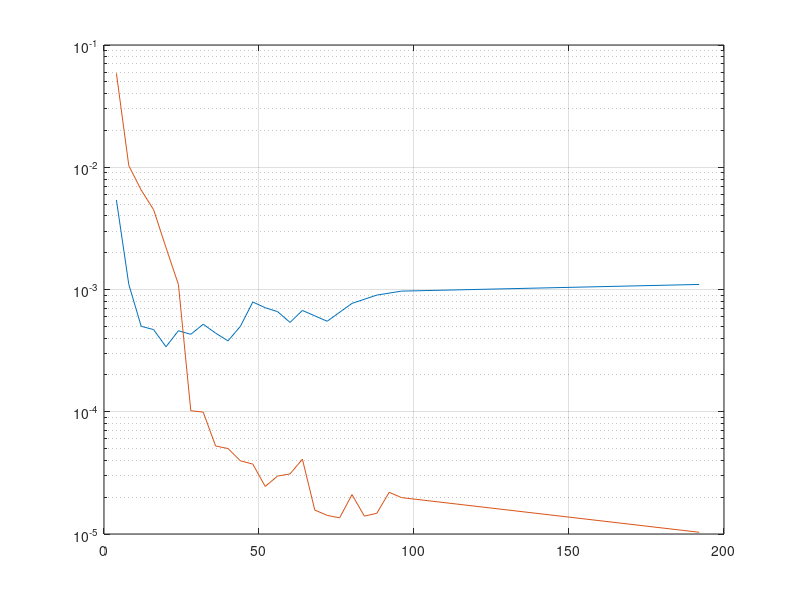

MATLAB code for this plot:
clear
%snr = 3.4

%1 attempt
iterss=[4 8 12 16 20 24 28 32 36 40 44 48 52 56 60 64 72 80 88 96 192];
FER=[0.5375 0.106 0.0375 0.0225 0.0125  0.009 0.0092 0.008 0.0067 0.00559 0.0061 0.0069 0.0063 0.0048 0.005 0.0053 0.0039 0.004 0.0045 0.0046 0.004];
BER=[0.0054 0.0011 0.0005 0.00047 0.00034 0.00046 0.00043 0.00052  0.00044 0.00038 0.0005 0.00079 0.00071 0.000659 0.000538 0.000674 0.00055 0.00077 0.0009 0.00097 0.0011];

%6 attempts, 16 each
iterss1=[4 8 12 16 20 24 28 32 36 40 44 48 52 56 60 64 68 72 76 80 84 88 92 96 192];
FER1=[0.46 0.086 0.0339 0.019 0.0083 0.0044 0.00443 0.0022 0.0017 0.0013 0.00085 0.00087...
    0.0007 0.00063 0.00045 0.00067 0.00044 0.00032 0.000326 0.000358 0.000298...
    0.000277 0.000309 0.000333 0.000159];

BER1=[586 103 65 45 22 11 1.02 .993 .525 .500 .397 .373 .245 .2979 .31 .409 .157 .142 .1355 .210 .14 .1478 .2193 .1984 .1033]/1e4;

figure
semilogy(iterss, BER)
hold on
semilogy(iterss1, BER1)

grid on

